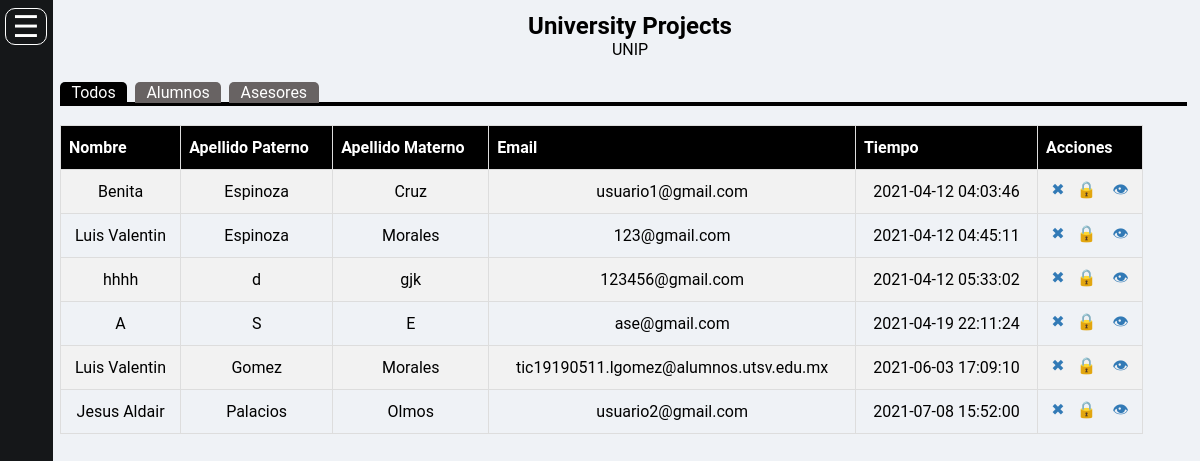
/admin/usuarios.php (signed in), run on the app's committed database.
### tables this page shows
CREATE TABLE `usuario` (
  `id` int(11) NOT NULL,
  `nombre` varchar(150) NOT NULL,
  `apellidoPaterno` varchar(150) NOT NULL,
  `apellidoMaterno` varchar(150) NOT NULL,
  `email` varchar(150) NOT NULL,
  `contraseña` varchar(250) NOT NULL,
  `idRol` int(11) NOT NULL,
  `modified_on` timestamp NOT NULL DEFAULT current_timestamp(),
  `estado` int(11) NOT NULL,
  `foto` varchar(200) NOT NULL,
  `portada` varchar(200) NOT NULL
);

### admin/usuarios.php (the view, shortened to what this page needs)
<?php
    include_once("../Conexion.php");
    $sql = "SELECT id,nombre,apellidoPaterno,apellidoMaterno,email,modified_on,idRol FROM usuario WHERE id != ".$_SESSION['id'].";";
    $ejecutar = mysqli_query($Conexion,$sql);
?>
<!DOCTYPE html>
<html lang="en">
<head>
    <link rel="stylesheet" href="main.css">
    <link rel="stylesheet" href="style.css">
</head>
<body>
<div class="barra" style="z-index: 999;">
    <div id="sidebar">
        <div class="toggle-btn" id="abrir">
            <span>&#9776;</span>
        </div>
    </div>
</div>
    <div id="contenido">
        <center><h2>University Projects</h2></center>
        <center><p>UNIP</p></center>
    </div>
    <div class="contenido">
        <div class="navegador">
            <a href="#" title="Todos los Usuarios" class="boton activo" id="todos">Todos</a>&nbsp;
            <a href="#" title="Alumnos" class="boton" id="alumnos">Alumnos</a>&nbsp;
            <a href="#" title="Asesores" class="boton" id="asesores">Asesores</a><br>
            <hr>
        </div>
        <br>
        <div class="bloque activo">
        <table class="crud">
            <tr class="columnas">
                <th>Nombre</th>
                <th>Apellido Paterno</th>
                <th>Apellido Materno</th>
                <th>Email</th>
                <th>Tiempo</th>
                <th>Acciones</th>
            </tr>
                <?php
                    while($usuarios = mysqli_fetch_array($ejecutar)){
                        echo
                        "<tr class='celdas'>".
                        "<td>".$usuarios['nombre']."</td>
                        <td>".$usuarios['apellidoPaterno']."</td>
                        <td>".$usuarios['apellidoMaterno']."</td>
                        <td>".$usuarios['email']."</td>
                        <td>".$usuarios['modified_on']."</td>
                        <td><a href='#?id=".$usuarios['id']."' title='Eliminar'><span>&#10006;</span></a>
                        &nbsp;&nbsp;<a href='#?id=".$usuarios['id']."' title='Sanción'><span>&#128274;</span></a>
                        &nbsp;&nbsp;<a href='user/vistaUser.php?id=".$usuarios['id']."&rol=".$usuarios['idRol']."&user=".$usuarios['nombre']."' title='Ver actividad' target='_blank'>
                        <span>&#128065;</span></a></td>"
                        ."</tr>"
                        ;
                    }
                ?>
        </table>
        </div>
    </div>
</body>
</html>

### admin/main.css (style rules this page uses)
* { padding: 0; margin: 0; }
h1, h2, h3, h4, h5, h6 { font-family: 'Roboto', sans-serif; }
#sidebar { position: absolute; z-index: 999; width: 200px; height: 100%; background: #151719; left: -200px; transition: all 500ms linear; }
body { background-color: #eff2f6; font-family: 'Roboto', sans-serif; }
#sidebar .toggle-btn { position: absolute; left: 205px; top: 1%; cursor: pointer; border: 1px solid white; border-radius: 10px; }
#sidebar .toggle-btn span { color: white; display: block; width: 40px; text-align: center; font-size: 30px; }
#contenido { margin-left: 5%; padding-top: 1%; padding-bottom: 1%; }
.contenido { margin-left: 5%; padding-top: 1%; padding-bottom: 1%; }
.barra { background-color: #151719; height: 100%; width: 5px; padding-left: 4%; position: fixed; }
.crud { width: 100%; }
.crud th, .crud td { border: 1px solid #ddd; padding: 8px; }
.crud tr:nth-child(even) { background-color: #f2f2f2; }
.celdas { width: 25%; text-align: center; }
.celdas span { color: #327ab6; }
.celdas a { text-decoration: none; }
.columnas th { padding-top: 12px; padding-bottom: 12px; text-align: left; background-color: #000000; color: white; }
.contenido table { border-collapse: collapse; width: 95%; }

### admin/style.css (style rules this page uses)
.contenido .navegador a { color: white; background-color: #686363; text-align: center; text-decoration: none; padding: 1px 1%; border-top-left-radius: 5px; border-top-right-radius: 5px; transition: all .5s ease; }
.contenido .navegador hr { width: 98.5%; border: 2px solid #000000; }
.contenido .bloque { transition: all .5s ease; }
.bloque { position: absolute; width: 95%; opacity: 0; }
.navegador .boton.activo { background-color: #000000; }
.contenido .bloque.activo { z-index: 1; opacity: 1; }

### data on the page
usuario: nombre "Benita", apellidoPaterno "Espinoza", apellidoMaterno "Cruz", email "usuario1@gmail.com", modified_on "2021-04-12 04:03:46"
usuario: nombre "Luis Valentin", apellidoPaterno "Espinoza", apellidoMaterno "Morales", email "123@gmail.com", modified_on "2021-04-12 04:45:11"
usuario: nombre "hhhh", apellidoPaterno "d", apellidoMaterno "gjk", email "123456@gmail.com", modified_on "2021-04-12 05:33:02"
usuario: nombre "A", apellidoPaterno "S", apellidoMaterno "E", email "ase@gmail.com", modified_on "2021-04-19 22:11:24"
usuario: nombre "Luis Valentin", apellidoPaterno "Gomez", apellidoMaterno "Morales", email "tic19190511.lgomez@alumnos.utsv.edu.mx", modified_on "2021-06-03 17:09:10"
usuario: nombre "Jesus Aldair", apellidoPaterno "Palacios", apellidoMaterno "Olmos", email "usuario2@gmail.com", modified_on "2021-07-08 15:52:00"
